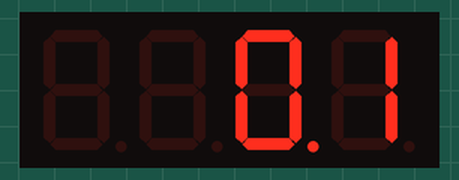
Simulated run of this sketch. Board: Arduino Uno, built with avr-gcc and run on an emulated ATmega328P. On the bench: 4-digit seven-segment display.

Above: at 0.05 s.
At 5.05 s:
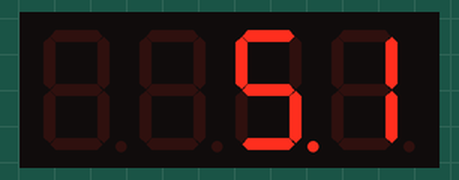
At 9.95 s:
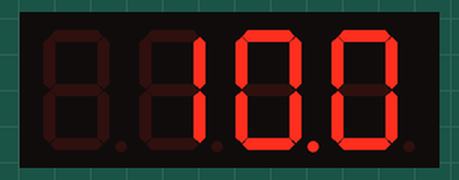
At 19.95 s:
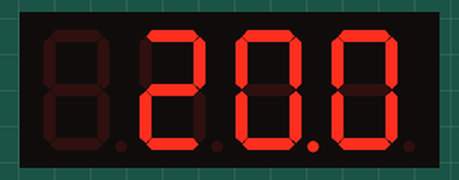
At 29.95 s:
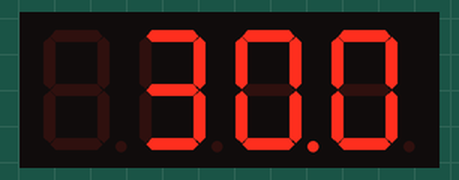
At 39.95 s:
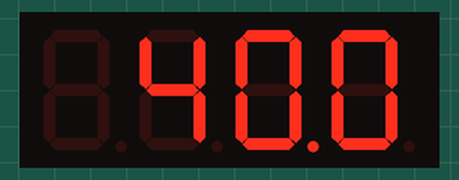

The sketch:

arduino10-2.ino
```cpp
// FNDArray-CCathode.ino
#include "SevSeg.h"

SevSeg sevseg; //sevseg를 객체로 생성

void setup() {
  // put your setup code here, to run once:
 byte numDigits = 4;
 byte digitPins[] = {13, 12, 11, 10};  // d1,d2,d3,d4
 byte segmentPins[] = {2, 3, 4, 5, 6, 7, 8, 9};   //A,B,C,D,E,F,G,H

  sevseg.begin(COMMON_CATHODE, numDigits, digitPins, segmentPins); //(캐소드타입, 숫자개수, 변환핀, 각 숫자핀)
  sevseg.setBrightness(90); //밝기
}
void loop() {
  // put your main code here, to run repeatedly:
  static unsigned long timer = millis(); //밀리s단위로 시간을 읽어옴
  static int deciSeconds = 0; //0.1초 단위로 숫자를 카운트하기 위해 사용

  if (millis() >= timer) {
    deciSeconds++; // 1000 milliSeconds is equal to 10 deciSecond
    timer += 100;
    if (deciSeconds == 10000) { // Reset to 0 after counting for 1000 seconds.
      deciSeconds=0; //리셋 (10000일시 리셋)
    }
    sevseg.setNumber(deciSeconds, 1); //setnumber로 출력
  }

  sevseg.refreshDisplay(); // Must run repeatedly
}
```
